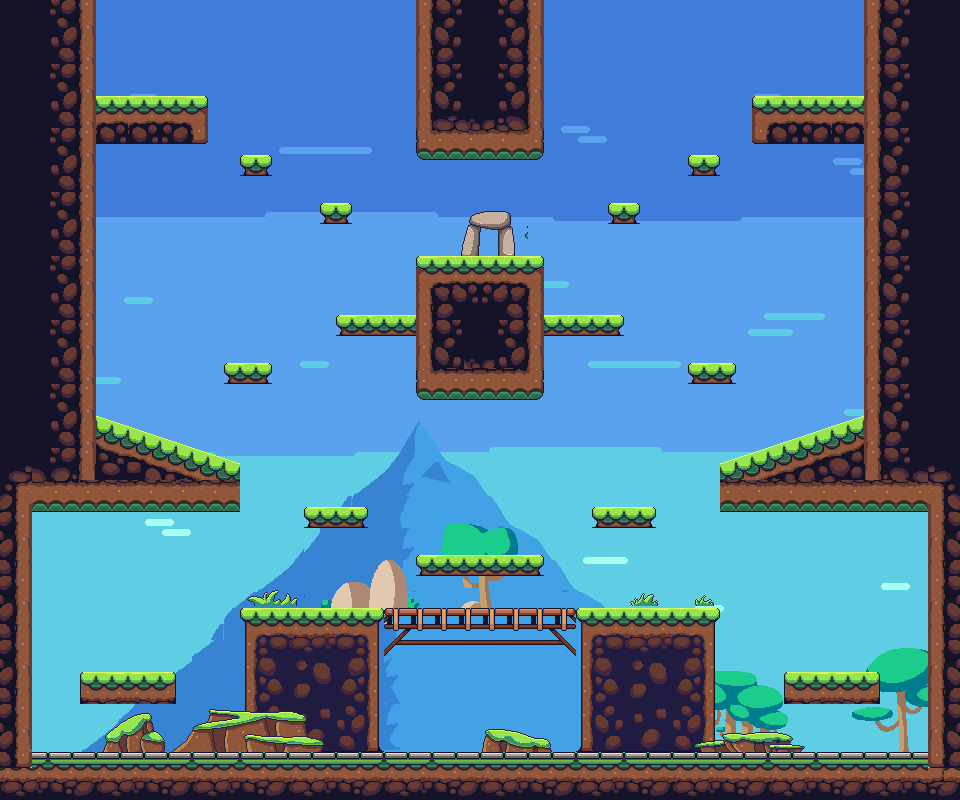

Tiled map render using the project's own tile images. Description and the map definition, with tile-layer contents summarised, below:
An orthogonal 60x50 tile map with 16x16 px tiles, 5 tile layers (Sky, Most Backend, 2nd Most Backend, 3rd Most Backend, ...), 2 tilesets.

<map version="1.0" tiledversion="1.0.3" orientation="orthogonal" renderorder="right-down" width="60" height="50" tilewidth="16" tileheight="16" nextobjectid="1">
 <tileset firstgid="1" source="Forest Environment.tsx" />
 <tileset firstgid="2297" source="Forest Props.tsx" />
 <layer name="Sky" width="60" height="50">
  <data>[3000 cells, 3000 non-empty, 61 distinct tile ids]</data>
 </layer>
 <layer name="Most Backend" width="60" height="50">
  <data>[3000 cells, 573 non-empty, 226 distinct tile ids]</data>
 </layer>
 <layer name="2nd Most Backend" width="60" height="50">
  <data>[3000 cells, 766 non-empty, 300 distinct tile ids]</data>
 </layer>
 <layer name="3rd Most Backend" width="60" height="50">
  <data>[3000 cells, 72 non-empty, 72 distinct tile ids]</data>
 </layer>
 <layer name="Ground" width="60" height="50">
  <data>[3000 cells, 667 non-empty, 228 distinct tile ids]</data>
 </layer>
</map>
